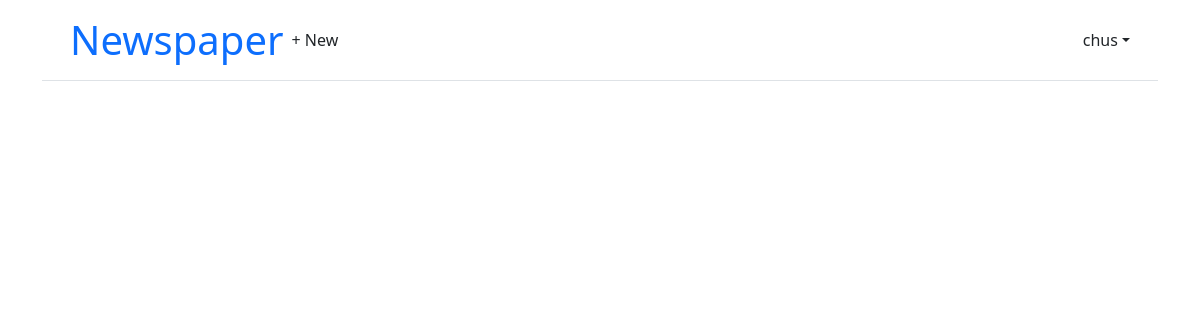
The page /articles/ (signed in) on the database as committed earlier.
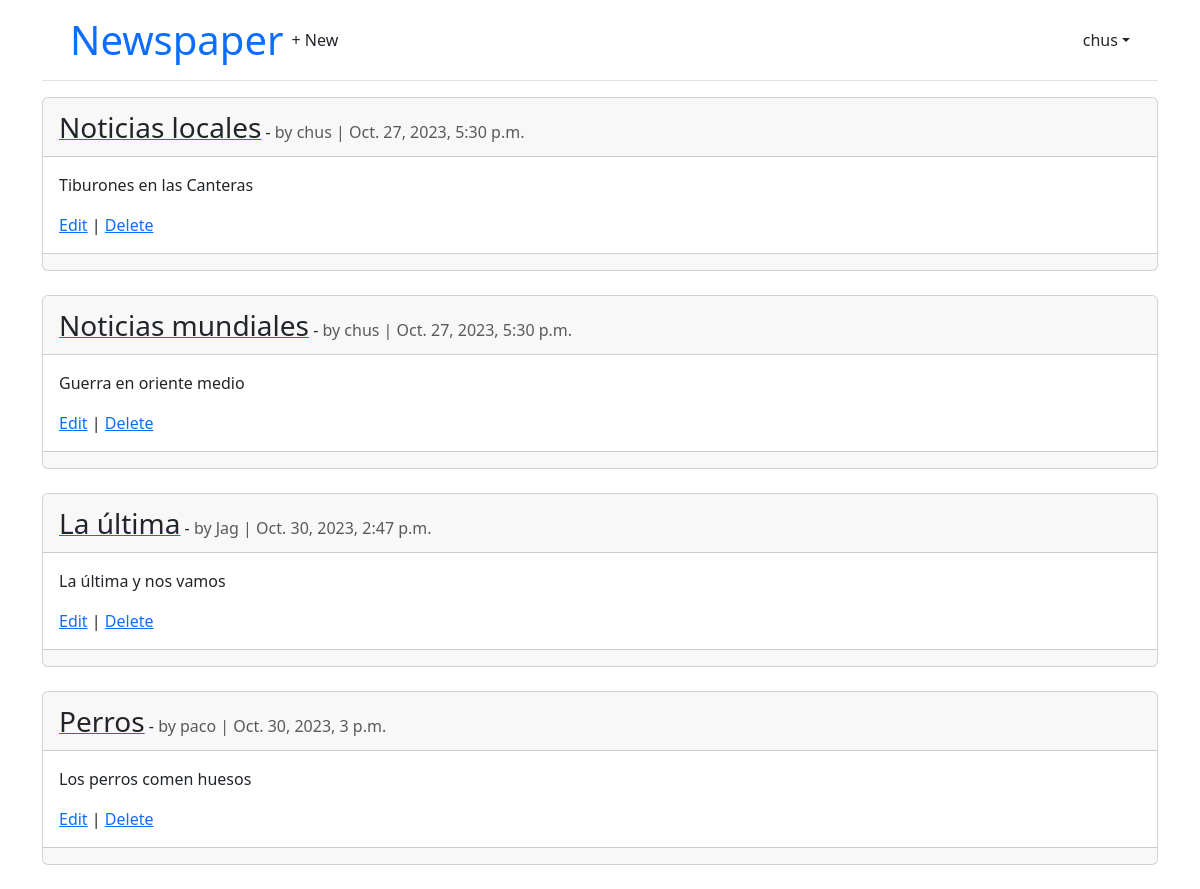
The same page on the database as committed later.
### articles/models.py (models this page shows, shortened)
class Article(models.Model):
    title = models.CharField(max_length=255)
    body = models.TextField()
    date = models.DateTimeField(auto_now_add=True)
    author = models.ForeignKey(
        settings.AUTH_USER_MODEL,
        on_delete=models.CASCADE,
    )

### accounts/models.py (models this page shows)
class CustomUser(AbstractUser):
    age = models.PositiveBigIntegerField(null=True, blank=True)

### articles/views.py (the view)
# urls.py: path("", ArticleListView.as_view(), name="article_list"),
class ArticleListView(LoginRequiredMixin, ListView):
    model = Article
    template_name = "article_list.html"

### templates/article_list.html (shortened to what this page needs)
{% extends "base.html" %}
{% block content %}
    {% for article in article_list %}
        <div class="card">
            <div class="card-header">
                <a href="{% url 'article_detail' article.pk %}"><span class="card-title font-weight-bold fs-3 text-dark">{{ article.title }}</span></a> -
                <span class="text-muted">by {{ article.author }} |
                {{ article.date }}</span>
            </div>
            <div class="card-body">
                <p>{{ article.body }}</p>
                <a href="{% url 'article_edit' article.pk %}">Edit</a> |
                <a href="{% url 'article_delete' article.pk %}">Delete</a>
            </div>
            <div class="card-footer">
            </div>
        </div>
        <br />
    {% endfor %}
{% endblock content %}

Rows that differ between the two databases and show on the page:
added Article: title "Noticias locales", author "chus", date "Oct. 27, 2023, 5:30 p.m.", body "Tiburones en las Canteras"
added Article: title "Noticias mundiales", author "chus", date "Oct. 27, 2023, 5:30 p.m.", body "Guerra en oriente medio"
added Article: title "La última", author "Jag", date "Oct. 30, 2023, 2:47 p.m.", body "La última y nos vamos"
added Article: title "Perros", author "paco", date "Oct. 30, 2023, 3 p.m.", body "Los perros comen huesos"
